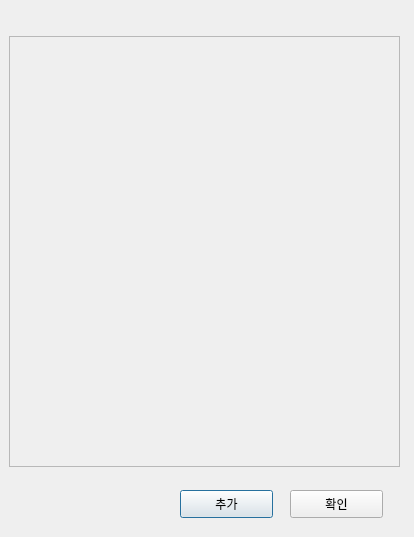
<?xml version="1.0" encoding="UTF-8"?>
<ui version="4.0">
 <class>Dialog</class>
 <widget class="QDialog" name="Dialog">
  <property name="geometry">
   <rect>
    <x>0</x>
    <y>0</y>
    <width>414</width>
    <height>537</height>
   </rect>
  </property>
  <property name="windowTitle">
   <string>Dialog</string>
  </property>
  <widget class="QScrollArea" name="scrollArea">
   <property name="geometry">
    <rect>
     <x>9</x>
     <y>36</y>
     <width>391</width>
     <height>431</height>
    </rect>
   </property>
   <property name="widgetResizable">
    <bool>true</bool>
   </property>
   <widget class="QWidget" name="scrollAreaWidgetContents">
    <property name="geometry">
     <rect>
      <x>0</x>
      <y>0</y>
      <width>389</width>
      <height>429</height>
     </rect>
    </property>
    <widget class="QWidget" name="gridLayoutWidget">
     <property name="geometry">
      <rect>
       <x>-1</x>
       <y>-1</y>
       <width>391</width>
       <height>431</height>
      </rect>
     </property>
     <layout class="QGridLayout" name="gridLayout"/>
    </widget>
   </widget>
  </widget>
  <widget class="QPushButton" name="pushButton">
   <property name="geometry">
    <rect>
     <x>180</x>
     <y>490</y>
     <width>93</width>
     <height>28</height>
    </rect>
   </property>
   <property name="text">
    <string>추가</string>
   </property>
  </widget>
  <widget class="QPushButton" name="pushButton_2">
   <property name="geometry">
    <rect>
     <x>290</x>
     <y>490</y>
     <width>93</width>
     <height>28</height>
    </rect>
   </property>
   <property name="text">
    <string>확인</string>
   </property>
  </widget>
 </widget>
 <resources/>
 <connections/>
</ui>
